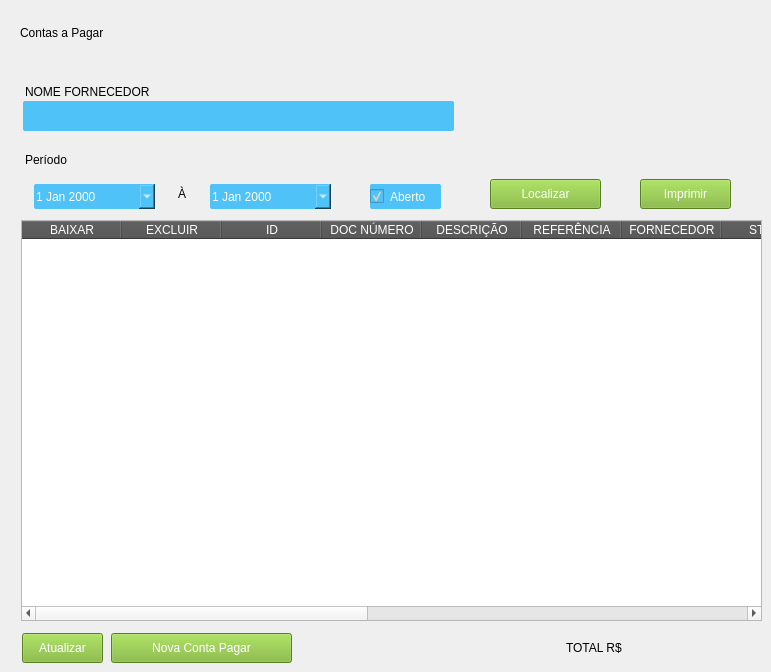
       <widget class="QWidget" name="formDataTableContaPagar">
        <widget class="QLabel" name="lbl_fornecedor_conta_pagar">
         <property name="geometry">
          <rect>
           <x>25</x>
           <y>82</y>
           <width>151</width>
           <height>20</height>
          </rect>
         </property>
         <property name="styleSheet">
          <string notr="true">font: 700 10pt &quot;Arial&quot;;</string>
         </property>
         <property name="text">
          <string>NOME FORNECEDOR</string>
         </property>
        </widget>
        <widget class="QPushButton" name="btn_refresh_table_conta_pagar">
         <property name="geometry">
          <rect>
           <x>22</x>
           <y>633</y>
           <width>81</width>
           <height>30</height>
          </rect>
         </property>
         <property name="styleSheet">
          <string notr="true">QPushButton {
	font: 10pt &quot;Arial&quot;;
	background-color: #7AB32E;
	color: #FFF;
 }
QPushButton:hover{
	background-color: rgb(0, 170, 0);
}</string>
         </property>
         <property name="text">
          <string>Atualizar</string>
         </property>
         <property name="icon">
          <iconset>
           <normaloff>icons/iconRefresh.png</normaloff>icons/iconRefresh.png</iconset>
         </property>
         <property name="iconSize">
          <size>
           <width>20</width>
           <height>32</height>
          </size>
         </property>
         <property name="checkable">
          <bool>false</bool>
         </property>
         <property name="default">
          <bool>false</bool>
         </property>
         <property name="flat">
          <bool>false</bool>
         </property>
        </widget>
        <widget class="QTableWidget" name="dt_Conta_Pagar">
         <property name="geometry">
          <rect>
           <x>21</x>
           <y>220</y>
           <width>741</width>
           <height>401</height>
          </rect>
         </property>
         <property name="styleSheet">
          <string notr="true">::section { background-color:#4f4f4f; color:#ffffff; }</string>
         </property>
         <column>
          <property name="text">
           <string>BAIXAR</string>
          </property>
         </column>
         <column>
          <property name="text">
           <string>EXCLUIR</string>
          </property>
         </column>
         <column>
          <property name="text">
           <string>ID</string>
          </property>
         </column>
         <column>
          <property name="text">
           <string>DOC NÚMERO</string>
          </property>
         </column>
         <column>
          <property name="text">
           <string>DESCRIÇÃO</string>
          </property>
         </column>
         <column>
          <property name="text">
           <string>REFERÊNCIA</string>
          </property>
         </column>
         <column>
          <property name="text">
           <string>FORNECEDOR</string>
          </property>
         </column>
         <column>
          <property name="text">
           <string>STATUS</string>
          </property>
         </column>
         <column>
          <property name="text">
           <string>DATA VCTO</string>
          </property>
         </column>
         <column>
          <property name="text">
           <string>DATA PAGTO</string>
          </property>
         </column>
         <column>
          <property name="text">
           <string>VALOR PARCELA</string>
          </property>
         </column>
         <column>
          <property name="text">
           <string>VALOR PAGO</string>
          </property>
         </column>
         <column>
          <property name="text">
           <string>VALOR TÍTULO</string>
          </property>
         </column>
         <column>
          <property name="text">
           <string>FORMA PAGTO</string>
          </property>
         </column>
         <column>
          <property name="text">
           <string>CENTRO CUSTO</string>
          </property>
         </column>
        </widget>
        <widget class="QLineEdit" name="search_fornecedor_conta_pagar">
         <property name="geometry">
          <rect>
           <x>23</x>
           <y>101</y>
           <width>431</width>
           <height>30</height>
          </rect>
         </property>
         <property name="styleSheet">
          <string notr="true">QLineEdit{
	background-color: #4fc2f7;
	font: 12pt &quot;Arial&quot;;
	color: rgb(255, 255, 255);
	border:none;
	border-radius: 2px;
}

QLineEdit:Focus {
	border: 1px solid red;
}</string>
         </property>
        </widget>
        <widget class="QPushButton" name="btn_search_fornecedor_conta_pagar">
         <property name="geometry">
          <rect>
           <x>490</x>
           <y>179</y>
           <width>111</width>
           <height>30</height>
          </rect>
         </property>
         <property name="styleSheet">
          <string notr="true">QPushButton {
	font: 10pt &quot;Arial&quot;;
	background-color: #7AB32E;
	color: #FFF;
 }
QPushButton:hover{
	background-color: rgb(0, 170, 0);
}</string>
         </property>
         <property name="text">
          <string>Localizar</string>
         </property>
         <property name="icon">
          <iconset>
           <normaloff>icons/iconSearch.png</normaloff>icons/iconSearch.png</iconset>
         </property>
         <property name="iconSize">
          <size>
           <width>20</width>
           <height>32</height>
          </size>
         </property>
        </widget>
        <widget class="QLabel" name="lbl_titulo_conta_pagar">
         <property name="geometry">
          <rect>
           <x>20</x>
           <y>17</y>
           <width>741</width>
           <height>31</height>
          </rect>
         </property>
         <property name="styleSheet">
          <string notr="true">font: 700 20pt &quot;Arial&quot;;
border-bottom: 2px solid;</string>
         </property>
         <property name="text">
          <string>Contas a Pagar</string>
         </property>
        </widget>
        <widget class="QPushButton" name="btn_add_conta_pagar">
         <property name="geometry">
          <rect>
           <x>111</x>
           <y>633</y>
           <width>181</width>
           <height>30</height>
          </rect>
         </property>
         <property name="styleSheet">
          <string notr="true">QPushButton {
	font: 10pt &quot;Arial&quot;;
	background-color: #7AB32E;
	color: #FFF;
 }
QPushButton:hover{
	background-color: rgb(0, 170, 0);
}</string>
         </property>
         <property name="text">
          <string>Nova Conta Pagar</string>
         </property>
         <property name="icon">
          <iconset>
           <normaloff>icons/iconAdd.png</normaloff>icons/iconAdd.png</iconset>
         </property>
         <property name="iconSize">
          <size>
           <width>20</width>
           <height>32</height>
          </size>
         </property>
         <property name="checkable">
          <bool>false</bool>
         </property>
         <property name="default">
          <bool>false</bool>
         </property>
         <property name="flat">
          <bool>false</bool>
         </property>
        </widget>
        <widget class="QDateEdit" name="conta_pagar_data_inicial">
         <property name="geometry">
          <rect>
           <x>34</x>
           <y>184</y>
           <width>121</width>
           <height>25</height>
          </rect>
         </property>
         <property name="styleSheet">
          <string notr="true">QDateEdit{
	background-color: #4fc2f7;
	font: 12pt &quot;Arial&quot;;
	color: rgb(255, 255, 255);
	border:none;
	border-radius: 2px;
}

QDateEdit:Focus {
	border: 1px solid red;
}</string>
         </property>
         <property name="calendarPopup">
          <bool>true</bool>
         </property>
        </widget>
        <widget class="QLabel" name="lbl_conta_pagar_total_value">
         <property name="geometry">
          <rect>
           <x>566</x>
           <y>640</y>
           <width>191</width>
           <height>16</height>
          </rect>
         </property>
         <property name="styleSheet">
          <string notr="true">font: 700 10pt &quot;Arial&quot;;</string>
         </property>
         <property name="text">
          <string>TOTAL R$</string>
         </property>
        </widget>
        <widget class="QLabel" name="lbl_conta_pagar_periodo">
         <property name="geometry">
          <rect>
           <x>25</x>
           <y>144</y>
           <width>311</width>
           <height>31</height>
          </rect>
         </property>
         <property name="styleSheet">
          <string notr="true">font: 700 14pt &quot;Arial&quot;;
border-bottom: 2px solid;</string>
         </property>
         <property name="text">
          <string>Período</string>
         </property>
        </widget>
        <widget class="QDateEdit" name="conta_pagar_data_final">
         <property name="geometry">
          <rect>
           <x>210</x>
           <y>184</y>
           <width>121</width>
           <height>25</height>
          </rect>
         </property>
         <property name="styleSheet">
          <string notr="true">QDateEdit{
	background-color: #4fc2f7;
	font: 12pt &quot;Arial&quot;;
	color: rgb(255, 255, 255);
	border:none;
	border-radius: 2px;
}

QDateEdit:Focus {
	border: 1px solid red;
}</string>
         </property>
         <property name="calendarPopup">
          <bool>true</bool>
         </property>
        </widget>
        <widget class="QLabel" name="lbl_conta_pagar_vogal">
         <property name="geometry">
          <rect>
           <x>178</x>
           <y>186</y>
           <width>16</width>
           <height>16</height>
          </rect>
         </property>
         <property name="text">
          <string>À</string>
         </property>
        </widget>
        <widget class="QCheckBox" name="chk_conta_pagar_status">
         <property name="geometry">
          <rect>
           <x>370</x>
           <y>184</y>
           <width>71</width>
           <height>25</height>
          </rect>
         </property>
         <property name="styleSheet">
          <string notr="true">QCheckBox{
	background-color: #4fc2f7;
	font: 12pt &quot;Arial&quot;;
	color: rgb(255, 255, 255);
	border:none;
	border-radius: 2px;
}

QCheckBox:Focus {
	border: 1px solid red;
}</string>
         </property>
         <property name="text">
          <string>Aberto</string>
         </property>
         <property name="checked">
          <bool>true</bool>
         </property>
        </widget>
        <widget class="QPushButton" name="btn_relatorio_conta_pagar">
         <property name="geometry">
          <rect>
           <x>640</x>
           <y>179</y>
           <width>91</width>
           <height>30</height>
          </rect>
         </property>
         <property name="styleSheet">
          <string notr="true">QPushButton {
	font: 10pt &quot;Arial&quot;;
	background-color: #7AB32E;
	color: #FFF;
 }
QPushButton:hover{
	background-color: rgb(0, 170, 0);
}</string>
         </property>
         <property name="text">
          <string>Imprimir</string>
         </property>
         <property name="icon">
          <iconset>
           <normaloff>icons/iconPrint.png</normaloff>icons/iconPrint.png</iconset>
         </property>
         <property name="iconSize">
          <size>
           <width>20</width>
           <height>32</height>
          </size>
         </property>
        </widget>
       </widget>
